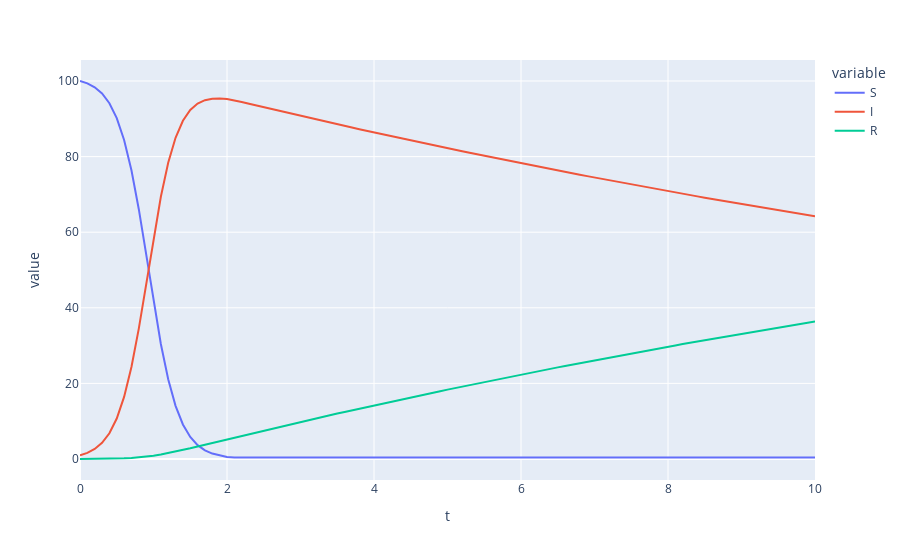

The notebook cell this image was saved under:
### Code cell
fig = px.line(df, x="t", y=["S","I","R"])
fig
